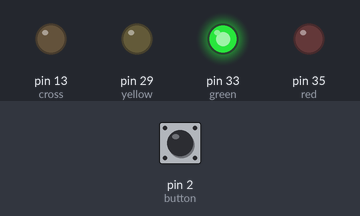
The sketch below on a simulated Arduino Mega 2560, built with avr-gcc and run on an emulated ATmega2560. Parts: output pins drawn as LEDs (lit = HIGH). The test bench sets the inputs (shaded band); at power-on: pin 2 (button) LOW.

Above: at 1.2 s.
1.3 s: pin 2 (button) pulled HIGH for 0.15 s
At 2.6 s:
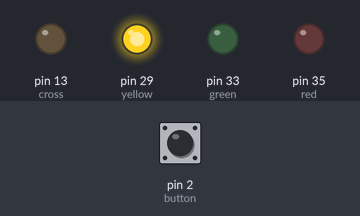
At 4.2 s:
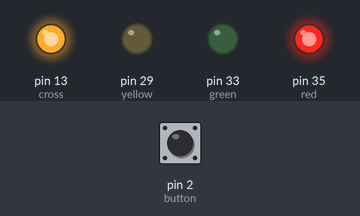
Timing chart, 0 to 16.4 s (numbered marks = the images above; inputs shaded):
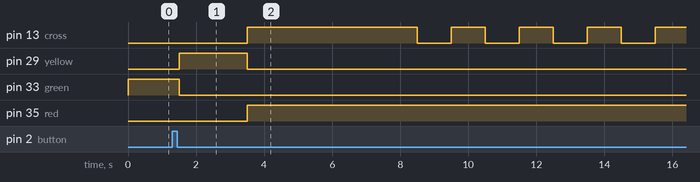

The sketch:

codigodadoporelprofesor.ino
```cpp
#define cross 13
#define red 35
#define yellow  29
#define green 33
#define button 2
#define Delay_time 500
#define Green_time 5
#define Yellow_time 3
#define Red_time 5

volatile int button_state = 0;
int i = 0;
int Flag;
int Light_State;


void setup() {
  // put your setup code here, to run once:
pinMode(cross,OUTPUT);
pinMode(red,OUTPUT);
pinMode(yellow,OUTPUT);
pinMode(green,OUTPUT);
pinMode(button,INPUT);

attachInterrupt(0,setFlag,CHANGE);
Serial.begin(9600);

Flag=0;

}


void loop() {
  LOOP:
  digitalWrite(red,LOW);
  digitalWrite(yellow,LOW);
  digitalWrite(green,HIGH);
  digitalWrite(cross,LOW);
  for (i=0; i<=Green_time; i++)
  {delay(Delay_time);
  if(Flag==1){
    Light_State=1;
    pedestian();
    goto LOOP;
  }
  }
digitalWrite(green,LOW);
digitalWrite(yellow,HIGH);
for(i=0; i <=Red_time; i++)
{delay(Delay_time);
if(Flag==1){
  Light_State=2;
  pedestian();
  goto LOOP;
}
}

digitalWrite(yellow,LOW);
digitalWrite(red,HIGH);
for (i=0; i<=Yellow_time; i++)
{delay(Delay_time);
if(Flag==1){
  Light_State=3;
  pedestian();
  goto LOOP;
}
}
}

void setFlag(void)
{
  Flag=1;
}

void pedestian(void){
switch (Light_State) {
  case 1:{
    digitalWrite(green, LOW);
    digitalWrite(yellow, HIGH);
    delay(2000);

    digitalWrite(yellow,LOW);
    digitalWrite(red,HIGH);
    digitalWrite(cross,HIGH);
    delay(5000);

    break;
}
  case 2:{
    delay(500);
    delay(1000);


    digitalWrite(yellow,LOW);
    digitalWrite(red,HIGH);
    digitalWrite(cross,HIGH);
    delay(5000);
    break;
}
   case 3:{
   digitalWrite(red,HIGH);
   digitalWrite(cross,HIGH);
   delay(3000);
   break;
}
default:{};
}
for (i=0; i<=5; i++)
{
  digitalWrite(cross,LOW);
  delay(1000);
  digitalWrite(cross,HIGH);
  delay(1000);
}
Flag=0;
}
```

Measured:
- after the input at 1.3 s, pin 13 (cross): LOW → HIGH after 2.2 s, then repeats every 2.0 s: LOW 1.0 s, HIGH 1.0 s
